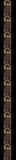

The image is a tile-based game level rendered from a .tmx file. Its description and complete source (layers, tilesets, objects, tile grids) follow:
An orthogonal 1x10 tile map with 16x16 px tiles, 1 tile layer (Слой тайлов 1).

<map version="1.9" tiledversion="1.9.2" orientation="orthogonal" renderorder="right-down" width="1" height="10" tilewidth="16" tileheight="16" infinite="0" nextlayerid="2" nextobjectid="1">
 <tileset firstgid="1" source="decorative.tsx" />
 <layer id="1" name="Слой тайлов 1" width="1" height="10">
  <data encoding="csv">
21,
21,
21,
21,
21,
21,
21,
21,
21,
21
</data>
 </layer>
</map>
